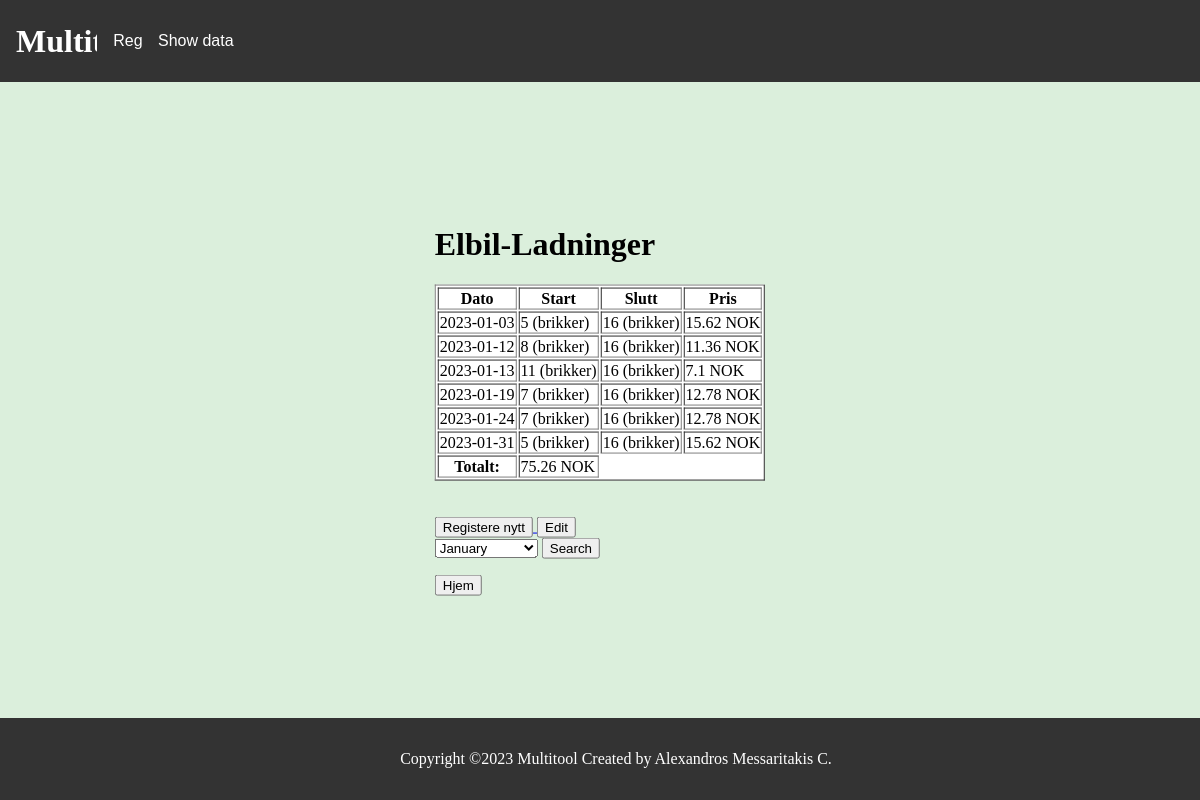
The page /show.php on the database its author committed.
### tables this page shows
CREATE TABLE `elbil` (
  `LadNr` int(11) NOT NULL,
  `Start` double NOT NULL,
  `Slutt` double NOT NULL,
  `Pris` double NOT NULL,
  `Dato` date NOT NULL
);

### show.php (the view, shortened to what this page needs)
<html>
<head>
<body>
<header>
<h1>Multitool</h1>
<div class="dropdown">
  <button class="dropbtn">Register</button>
</div>
<div class="dropdown2">
  <button class="dropbtn2">Show data</button>
</div>
</header>
<div class="container">
<div class="title">
<h1>Elbil-Ladninger</h1>
</div>
<div class= "table">
<?php
function toBrikker($var){
	$a = $var/100;
	$maxCap = 16;
	$b = $a * $maxCap;
	$brikker=round($b);
	return $brikker." (brikker) ";
}
$dbhost='localhost';
$dbname='db';
$dbusername='root';
$dbpass='';
$conn =new mysqli($dbhost,$dbusername,$dbpass,$dbname);
$sql = "SELECT Dato,Start,Slutt,Pris FROM elbil";
$result = $conn->query($sql);
if($a == 10){
	if($results ->num_rows > 0){
	$sum = 0;
	echo "<table border='1'>
<tr>
<th>Dato</th>
<th>Start</th>
<th>Slutt</th>
<th>Pris</th>
</tr>";
	while($row = $results->fetch_assoc()){
		 echo "<tr>";
  echo "<td>" . $row['Dato'] . "</td>";
  echo "<td>" .toBrikker($row["Start"]) . "</td>";
  echo "<td>" . toBrikker($row["Slutt"]). "</td>";
  echo "<td>" . round($row["Pris"],2) . " NOK</td>";
	$sum += round($row["Pris"],2);
  echo "</tr>";
	}
	echo "<tr>";
	echo "<th> Totalt: </th>";
  echo "<td>" . $sum . " NOK</td>";
  echo "</tr>";
	echo "</table>";
} else{
	echo "0 results";
}
}else{
	if($result ->num_rows > 0){
	$sum = 0;
	echo "<table border='1'>
<tr>
<th>Dato</th>
<th>Start</th>
<th>Slutt</th>
<th>Pris</th>
</tr>";
	while($row = $result->fetch_assoc()){
		 echo "<tr>";
  echo "<td>" . $row['Dato'] . "</td>";
  echo "<td>" .toBrikker($row["Start"]) . "</td>";
  echo "<td>" . toBrikker($row["Slutt"]). "</td>";
  echo "<td>" . round($row["Pris"],2) . " NOK</td>";
	$sum += round($row["Pris"],2);
  echo "</tr>";
	}
	echo "<tr>";
	echo "<th> Totalt: </th>";
  echo "<td>" . $sum . " NOK</td>";
  echo "</tr>";
	echo "</table>";
} else{
	echo "0 results";
}
}
?>
</div>
<div class="buttons">
<br><br>
<a href= "test.php">
<button>Registere nytt</button>
</a>
<a href= "edit.php">
<button>Edit</button>
</a>
<br>
<form action="show.php" method="post">
<select size="1" name="month">
 <optgroup label="Choose a month">
	<option value="1">January</option>
</select>
<input type="submit" value="Search" name="search">
</form>
<a href= "home.php">
<button>Hjem</button>
</a>
</div>
</div>
<footer>
<p>Copyright ©2023 Multitool Created by Alexandros Messaritakis C.</p>
</footer>
</body>
</head>
</html>

### show.php (style rules this page uses)
body { background: rgba(76, 175, 80, 0.2) }
header { background-color: #333; color: white; padding: 1rem; display: flex; justify-content: space-between; align-items: center; margin-right:-8px; margin-left:-8px; margin-top:-8px; }
header h1 { margin: 0; font-size: 2rem; font-weight: bold; }
.container { display: inline; position:absolute; top:50%; left:50%; transform: translate(-50%,-50%); }
.dropbtn { background-color: #333; color: white; padding: 16px; font-size: 16px; border: none; }
.dropdown { position: relative; display: inline-block; right:40%; }
footer { position:fixed; bottom:0; left:0; width:100%; background-color: #333; color: white; padding: 1rem; text-align: center; }
.dropbtn2 { background-color: #333; color: white; padding: 16px; font-size: 16px; border: none; }
.dropdown2 { position: relative; display: inline-block; right:80%; }
.table { inline: 1; background-color: white; }

### rows shown on the page
elbil: Dato "2023-01-03", Start "5 (brikker)", Slutt "16 (brikker)", Pris "15.62"
elbil: Dato "2023-01-12", Start "8 (brikker)", Slutt "16 (brikker)", Pris "11.36"
elbil: Dato "2023-01-13", Start "11 (brikker)", Slutt "16 (brikker)", Pris "7.1"
elbil: Dato "2023-01-19", Start "7 (brikker)", Slutt "16 (brikker)", Pris "12.78"
elbil: Dato "2023-01-24", Start "7 (brikker)", Slutt "16 (brikker)", Pris "12.78"
elbil: Dato "2023-01-31", Start "5 (brikker)", Slutt "16 (brikker)", Pris "15.62"

### other values the page prints
$sum "75.26"
